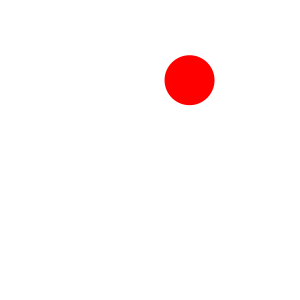
Frame 1 (no input)
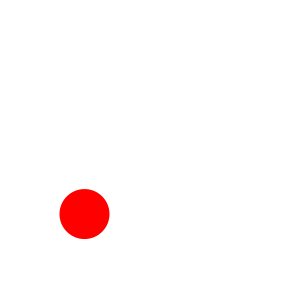
Frame 60 (the mouse pressed at the canvas centre just before this capture)
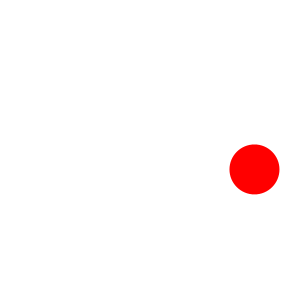
Frame 120 (the mouse held since frame 60 and released just before this capture)

The Processing sketch that drew these frames (run headless with seeded random() and noise(); from frame 60 on, the mouse is pressed at the canvas centre):

// Processing sketch: quiz1
// ── quiz1.pde
/*
quiz 1:
- 在畫面上任意處產生一個圓
- 該圓會往任意方向移動
- 當該圓的圓周碰到畫面邊境時，便改變移動方向，同時也改變移動速度

*/

float[] pos = new float[2];
float[] dir = new float[2];
float d = 50;
float[] speed = new float[2];

void setup(){
    size(300, 300);
    
    pos[0] = random(width);
    pos[1] = random(height);
    
    if(random(2) < 1){
        dir[0] = 1;
    }else{
        dir[0] = -1;
    }
    if(random(2) < 1){
        dir[1] = 1;
    }else{
        dir[1] = -1;
    }
    
    speed[0] = random(1, 5);
    speed[1] = random(1, 5);
}

void draw(){
    background(255);
    
    pos[0] = pos[0] + dir[0]*speed[0];
    pos[1] = pos[1] + dir[1]*speed[1];

    noStroke();
    fill(255, 0, 0);
    ellipse(pos[0], pos[1], d, d);
    
    if(pos[0]-d/2<=0){
        pos[0] = d/2;
        dir[0] = -dir[0];
        speed[0] = random(1, 5);
    }else if(pos[0]+d/2>=width){
        pos[0] = width-d/2;
        dir[0] = -dir[0];
        speed[0] = random(1, 5);
    }

    if(pos[1]-d/2<=0){
        pos[1] = d/2;
        dir[1] = -dir[1];
        speed[1] = random(1, 5);
    }else if(pos[1]+d/2>=height){
        pos[1] = height-d/2;
        dir[1] = -dir[1];
        speed[1] = random(1, 5);
    }
}
